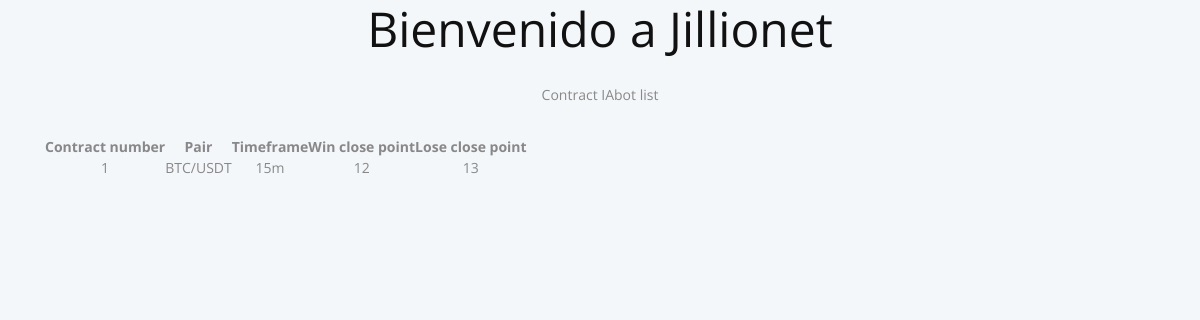
The page /iabot/ on the database its author committed.
### IaBotpredict/models.py (models this page shows, shortened)
class iabotcontract(models.Model):# Analize all market
    contract_number = models.CharField(max_length=200, unique=True)
    pair = models.ForeignKey('orderbook.TradingPair', on_delete=models.CASCADE)
    timeframe = models.CharField(max_length=200, choices=Order.TIMEFRAME_CHOICES)
    win_close_point = models.CharField(max_length=200)
    lose_close_point = models.CharField(max_length=200)

### orderbook/models.py (models this page shows, shortened)
class TradingPair(models.Model):
    pair = models.CharField(max_length=200, unique=True)
    slug = AutoSlugField(populate_from='pair', slugify_function=my_slugify_function, unique=True, null=True)
    def __str__(self):
        return f"{self.pair}"

### app/views.py (the view)
# urls.py: path('iabot/', iabotListView.as_view(), name='iabot'),
class iabotListView(ListView):
    model = iabotcontract
    template_name = 'iabotcontract.html'

### templates/iabotcontract.html (shortened to what this page needs)
<!DOCTYPE html>
<html>
<head>
  <link rel="stylesheet" href="https://maxcdn.bootstrapcdn.com/bootstrap/3.3.7/css/bootstrap.min.css">
  <link rel="stylesheet" href="css/style.css">
</head>
<body>
<div class="container">
  <div class="row">
    <div class="col-md-12">
      <h1 class="text-center">Bienvenido a Jillionet</h1>
      <br>
<p class="text-center">Contract IAbot list <br><br></p>
<table class="text-center">
  <tr>
    <th>Contract number</th><th>Pair</th><th>Timeframe</th><th>Win close point</th><th>Lose close point</th>
  </tr>
  {% for contract in object_list%}
  <tr>
    <td>{{contract.contract_number}}</td><td>{{contract.pair}}</td><td>{{contract.timeframe}}</td><td>{{contract.win_close_point}}</td><td>{{contract.lose_close_point}}</td>
  </tr>
  {% endfor %}
</table>
</body>

### rows shown on the page
iabotcontract: contract_number "1", pair "BTC/USDT", timeframe "15m", win_close_point "12", lose_close_point "13"
